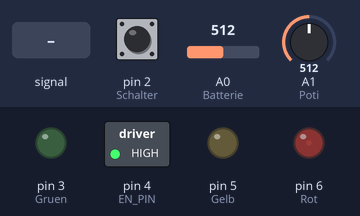
Simulated run of this sketch. Board: Arduino Uno, built with avr-gcc and run on an emulated ATmega328P. Parts: switched loads named in the sketch (green lamp = pin HIGH), output pins drawn as LEDs (lit = HIGH). Dashed ring = blinking. The test bench sets the inputs (shaded band); at power-on: A1 (Poti) = 512, A0 (Batterie) = 512, pin 2 (Schalter) HIGH. Pins used as bus, display or sensor lines are not drawn.

Above: at 1.2 s.
1.3 s: A0 (Batterie) fed a 200 Hz sine of ±255 counts around its level
At 1.75 s:
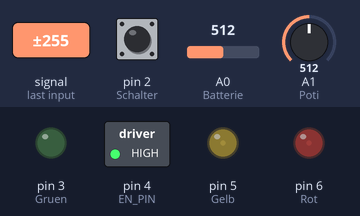
4.3 s: A1 (Poti) set to 562
At 5.0 s:
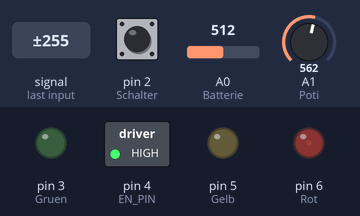
7.3 s: A0 (Batterie) set to 716
8.8 s: A0 (Batterie) set to 900
At 9.1 s:
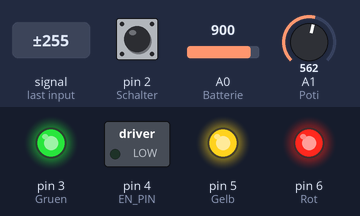
10.3 s: pin 2 (Schalter) pulled LOW for 0.15 s
At 10.38 s:
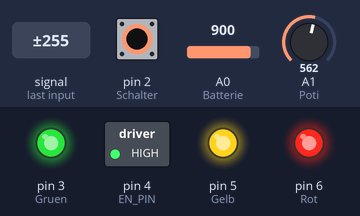
11.9 s: pin 2 (Schalter) pulled LOW for 3.2 s
At 15.7 s:
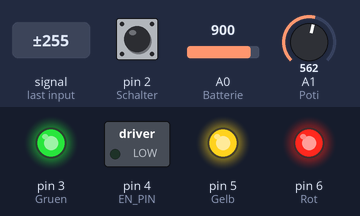
Timing chart, 0 to 17.2 s (numbered marks = the images above; inputs shaded):
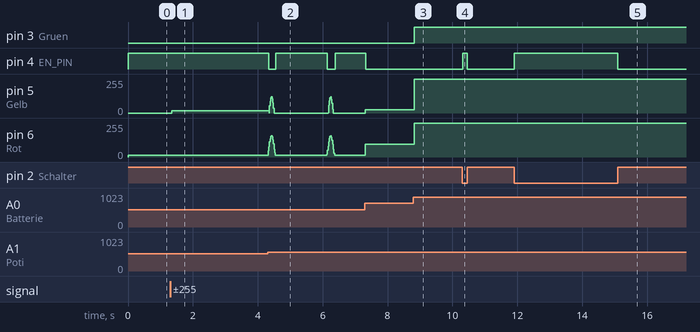

Measured:
- after the input at 1.3 s, pin 5 (Gelb): 0/255 → 17/255 after 0.05 s
- after the input at 4.3 s, pin 4 (EN_PIN): HIGH → LOW at once, → HIGH 0.22 s later; pin 6 (Rot): rises from 15/255 to 161/255 in 0.10 s, then falls to 15/255 in 0.12 s
- after the input at 8.8 s, pin 3 (Gruen): LOW → HIGH at once; pin 5 (Gelb): 26/255 → 255/255 at once; pin 6 (Rot): 95/255 → 255/255 at once
- after the input at 10.3 s, pin 4 (EN_PIN): LOW → HIGH at once, → LOW 0.14 s later
- after the input at 11.9 s, pin 4 (EN_PIN): LOW → HIGH at once, → LOW 3.2 s later

The sketch:

Alex_Drehteller.ino
```cpp
#include "BasicStepperDriver.h"
#include "A4988.h"
#define MOTOR_STEPS 200
#define MICROSTEPS 1

// Acceleration and deceleration values are always in FULL steps / s^2
#define MOTOR_ACCEL 2000
#define MOTOR_DECEL 1000

#define EN_PIN        4 // Enable
#define DIR_PIN       11 // Direction
#define STEP_PIN      10 // Step
#define MS1           7
#define MS2           8
#define MS3           9
#define Gruen         3
#define Gelb          5
#define Rot           6
#define Schalter       2
#define Batterie      A0
#define Poti          A1
#define Power_Poti    A2

//BasicStepperDriver stepper(MOTOR_STEPS, DIR_PIN, STEP_PIN, EN_PIN);

A4988 stepper(MOTOR_STEPS, DIR_PIN, STEP_PIN, MS1 , MS2 , MS3);

bool dir = false;
bool schalter_state = false;

int motorspeed = 1;    // how fast
//int distance = 360;

int SOC = 0;

void setup() {
  pinMode(EN_PIN, OUTPUT);
  pinMode(STEP_PIN, OUTPUT);
  pinMode(DIR_PIN, OUTPUT);
  pinMode(MS1, OUTPUT);
  pinMode(MS2, OUTPUT);
  pinMode(MS3, OUTPUT);
  pinMode(Gruen, OUTPUT);
  pinMode(Gelb, OUTPUT);
  pinMode(Rot, OUTPUT);
  pinMode(Power_Poti, OUTPUT);
  pinMode(Poti, INPUT);
  pinMode(Batterie, INPUT);
  pinMode(Schalter, INPUT_PULLUP);
  attachInterrupt(digitalPinToInterrupt(Schalter), Schalter_auslesen, CHANGE); //Interrupt an den BREMSE_PIN
  Schalter_auslesen ();


  digitalWrite(Power_Poti, HIGH);
  Read_Speed ();
  read_SOC ();
  stepper.setSpeedProfile(stepper.LINEAR_SPEED, MOTOR_ACCEL, MOTOR_DECEL);
  //stepper.rotate(360);
  Read_Speed ();
  read_SOC ();
  stepper.begin(motorspeed, MICROSTEPS);
  stepper.setSpeedProfile(stepper.LINEAR_SPEED, MOTOR_ACCEL, MOTOR_DECEL);
  stepper.startRotate(motorspeed);
}


void loop() {
  Read_Speed ();
  read_SOC ();
  //stepper.rotate(distance);
  //stepper.move(motorspeed);
  one_Step(motorspeed);
}

void Schalter_auslesen () {
  schalter_state = !digitalRead(Schalter);
}

void one_Step(unsigned short int delayinmicro) {
  digitalWrite(STEP_PIN, HIGH);
  delayMicroseconds(delayinmicro);
  digitalWrite(STEP_PIN, LOW);
  delayMicroseconds(delayinmicro);
}

void Read_Speed () {
  int analogValue = analogRead(Poti);

  if (analogValue >= 511 ) {
    dir = true;
  }
  else {
    dir = false;
  }
  digitalWrite(DIR_PIN, dir);

  if (analogValue >= 470 && analogValue <= 552 || schalter_state || SOC <= 10) {   //stehen bleiben
    digitalWrite(EN_PIN, HIGH);      // Disable driver in hardware
    //stepper.disable();
  }
  else {
    //stepper.enable();
    digitalWrite(EN_PIN, LOW);      // Enable driver in hardware
  }
  if (analogValue <= 470) {
    motorspeed = map(analogValue, 0, 470, 2000, 10000);
    digitalWrite(MS1, LOW);
    digitalWrite(MS2, LOW);
    digitalWrite(MS3, LOW);
  }
  if (analogValue >= 552) {
    motorspeed = map(analogValue, 552, 1023, 10000, 2000);
    digitalWrite(MS1, HIGH);
    digitalWrite(MS2, LOW);
    digitalWrite(MS3, LOW);
  }
  //stepper.setRPM(motorspeed);
}


void read_SOC () {
  int analogValue = analogRead(Batterie);
  analogValue = constrain(analogValue, 634, 838);  //3,1 bis 4,1V
  SOC = map(analogValue, 634, 838, 0, 100);

  if (SOC >= 65) {
    int PWM = map(SOC, 65, 100, 0, 255);
    analogWrite(Gruen, PWM);
  }
  else {
    analogWrite(Gruen, 0);
  }
  if (SOC >= 33) {
    int PWM = map(SOC, 33, 100, 0, 255);
    analogWrite(Gelb, PWM);
  }
  else {
    analogWrite(Gelb, 0);
  }
  if (SOC >= 10) {
    int PWM = map(SOC, 10, 100, 15, 255);
    analogWrite(Rot, PWM);
  }
  else {
    analogWrite(Rot, 15);
  }
}
```
